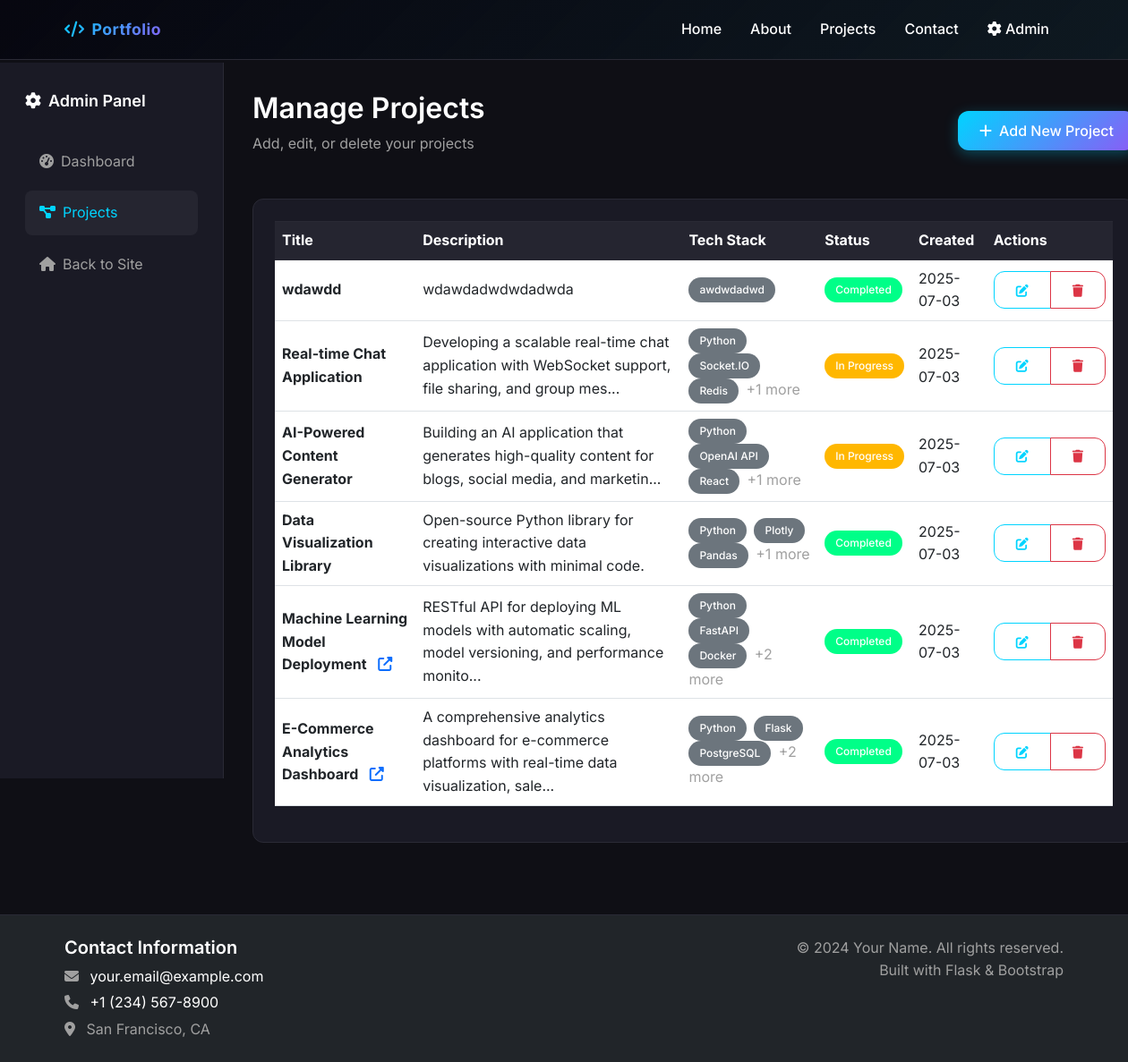
The page /admin/projects (signed in) on the database its author committed.
### models.py (models this page shows, shortened)
class Project(db.Model):
    id = db.Column(db.Integer, primary_key=True)
    title = db.Column(db.String(200), nullable=False)
    description = db.Column(Text, nullable=False)
    tech_stack = db.Column(db.String(500), nullable=False)
    github_url = db.Column(db.String(500))
    live_url = db.Column(db.String(500))
    image_url = db.Column(db.String(500))
    is_completed = db.Column(db.Boolean, default=True)
    created_at = db.Column(db.DateTime, default=datetime.utcnow)
    updated_at = db.Column(db.DateTime, default=datetime.utcnow, onupdate=datetime.utcnow)

### routes.py (the view)
    def wrapper(*args, **kwargs):
        if not check_admin_auth():
            return redirect(url_for('main.login'))
        return f(*args, **kwargs)

### routes.py (called while the page is built)
def check_admin_auth():
    return session.get('admin_logged_in', False)

def require_admin_auth(f):
    def wrapper(*args, **kwargs):
        if not check_admin_auth():
            return redirect(url_for('main.login'))
        return f(*args, **kwargs)
    wrapper.__name__ = f.__name__
    return wrapper

@main_bp.route('/admin/projects')
@require_admin_auth
def admin_projects():
    projects = Project.query.order_by(Project.created_at.desc()).all()
    return render_template('admin/projects.html', projects=projects)

### templates/admin/projects.html (shortened to what this page needs)
{% extends "base.html" %}
{% block content %}
<div class="admin-container">
    <div class="container-fluid">
        <div class="row">
            <div class="col-md-3 col-lg-2 admin-sidebar">
                <div class="sidebar-content">
                    <h5 class="sidebar-title">
                        <i class="fas fa-cog me-2"></i>Admin Panel
                    </h5>
                    <ul class="nav flex-column">
                        <li class="nav-item">
                            <a class="nav-link" href="{{ url_for('main.admin_dashboard') }}">
                                <i class="fas fa-tachometer-alt me-2"></i>Dashboard
                            </a>
                        </li>
                        <li class="nav-item">
                            <a class="nav-link active" href="{{ url_for('main.admin_projects') }}">
                                <i class="fas fa-project-diagram me-2"></i>Projects
                            </a>
                        </li>
                        <li class="nav-item">
                            <a class="nav-link" href="{{ url_for('main.index') }}">
                                <i class="fas fa-home me-2"></i>Back to Site
                            </a>
                        </li>
                    </ul>
                </div>
            </div>
            <div class="col-md-9 col-lg-10 admin-main">
                <div class="admin-header">
                    <div class="d-flex justify-content-between align-items-center">
                        <div>
                            <h1>Manage Projects</h1>
                            <p class="text-muted">Add, edit, or delete your projects</p>
                        </div>
                        <a href="{{ url_for('main.add_project') }}" class="btn btn-primary">
                            <i class="fas fa-plus me-2"></i>Add New Project
                        </a>
                    </div>
                </div>
                <div class="card">
                    <div class="card-body">
                        {% if projects %}
                        <div class="table-responsive">
                            <table class="table table-hover">
                                <thead>
                                    <tr>
                                        <th>Title</th>
                                        <th>Description</th>
                                        <th>Tech Stack</th>
                                        <th>Status</th>
                                        <th>Created</th>
                                        <th>Actions</th>
                                    </tr>
                                </thead>
                                <tbody>
                                    {% for project in projects %}
                                    <tr>
                                        <td>
                                            <strong>{{ project.title }}</strong>
                                            {% if project.live_url %}
                                                <a href="{{ project.live_url }}" target="_blank" class="ms-2">
                                                    <i class="fas fa-external-link-alt"></i>
                                                </a>
                                            {% endif %}
                                        </td>
                                        <td>{{ project.description[:100] }}{% if project.description|length > 100 %}...{% endif %}</td>
                                        <td>
                                            {% for tech in project.tech_stack.split(',')[:3] %}
                                                <span class="badge bg-secondary me-1">{{ tech.strip() }}</span>
                                            {% endfor %}
                                            {% if project.tech_stack.split(',')|length > 3 %}
                                                <span class="text-muted">+{{ project.tech_stack.split(',')|length - 3 }} more</span>
                                            {% endif %}
                                        </td>
                                        <td>
                                            {% if project.is_completed %}
                                                <span class="badge bg-success">Completed</span>
                                            {% else %}
                                                <span class="badge bg-warning">In Progress</span>
                                            {% endif %}
                                        </td>
                                        <td>{{ project.created_at.strftime('%Y-%m-%d') }}</td>
                                        <td>
                                            <div class="btn-group btn-group-sm">
                                                <a href="{{ url_for('main.edit_project', id=project.id) }}"
                                                   class="btn btn-outline-primary">
                                                    <i class="fas fa-edit"></i>
                                                </a>
                                                <button type="button" class="btn btn-outline-danger"
                                                        onclick="confirmDelete({{ project.id }}, '{{ project.title }}')">
                                                    <i class="fas fa-trash"></i>
                                                </button>
                                            </div>
                                        </td>
                                    </tr>
                                    {% endfor %}
                                </tbody>
                            </table>
                        </div>
                        {% endif %}
                    </div>
                </div>
            </div>
        </div>
    </div>
</div>
{% endblock %}

### templates/base.html (shortened to what this page needs)
<!DOCTYPE html>
<html lang="en">
<head>
    <link href="https://cdn.jsdelivr.net/npm/bootstrap@5.3.0/dist/css/bootstrap.min.css" rel="stylesheet">
    <link rel="stylesheet" href="https://cdnjs.cloudflare.com/ajax/libs/font-awesome/6.4.0/css/all.min.css">
    <link rel="stylesheet" href="{{ url_for('static', filename='css/style.css') }}">
</head>
<body>
    <nav class="navbar navbar-expand-lg navbar-dark bg-dark fixed-top">
        <div class="container">
            <a class="navbar-brand fw-bold" href="{{ url_for('main.index') }}">
                <i class="fas fa-code me-2"></i>Portfolio
            </a>
            <div class="collapse navbar-collapse" id="navbarNav">
                <ul class="navbar-nav ms-auto">
                    <li class="nav-item">
                        <a class="nav-link" href="{{ url_for('main.index') }}#home">Home</a>
                    </li>
                    <li class="nav-item">
                        <a class="nav-link" href="{{ url_for('main.index') }}#about">About</a>
                    </li>
                    <li class="nav-item">
                        <a class="nav-link" href="{{ url_for('main.index') }}#projects">Projects</a>
                    </li>
                    <li class="nav-item">
                        <a class="nav-link" href="{{ url_for('main.index') }}#contact">Contact</a>
                    </li>
                    <li class="nav-item">
                        <a class="nav-link" href="{{ url_for('main.admin_dashboard') }}">
                            <i class="fas fa-cog"></i> Admin
                        </a>
                    </li>
                </ul>
            </div>
        </div>
    </nav>
    <main>
        {% block content %}{% endblock %}
    </main>
    <footer class="bg-dark text-light py-4 mt-5">
        <div class="container">
            <div class="row">
                <div class="col-md-6">
                    <h5>Contact Information</h5>
                    <p class="mb-1">
                        <i class="fas fa-envelope me-2"></i>
                        <a href="mailto:your.email@example.com" class="text-light">your.email@example.com</a>
                    </p>
                    <p class="mb-1">
                        <i class="fas fa-phone me-2"></i>
                        <a href="tel:+1234567890" class="text-light">+1 (234) 567-8900</a>
                    </p>
                    <p class="mb-0">
                        <i class="fas fa-map-marker-alt me-2"></i>
                        San Francisco, CA
                    </p>
                </div>
                <div class="col-md-6 text-md-end">
                    <p class="mb-0">&copy; 2024 Your Name. All rights reserved.</p>
                    <p class="mb-0">Built with Flask & Bootstrap</p>
                </div>
            </div>
        </div>
    </footer>
</body>
</html>

### static/css/style.css (style rules this page uses)
:root { --primary-color: #00d4ff; --secondary-color: #6c757d; --success-color: #00ff88; --warning-color: #ffb700; --danger-color: #ff4757; --info-color: #7c4dff; --light-color: #f8f9fa; --dark-color: #343a40; --bg-dark: #0f0f15; --bg-darker: #070710; --text-light: #ffffff; --text-muted: #a0a0a0; --border-color: #2a2a35; --card-bg: #1a1a25; --hover-bg: #252530; --accent-purple: #8b5cf6; --accent-pink: #ec4899; --accent-green: #10b981; --accent-orange: #f59e0b; }
* { margin: 0; padding: 0; box-sizing: border-box; }
body { font-family: 'Inter', -apple-system, BlinkMacSystemFont, 'Segoe UI', Roboto, sans-serif; line-height: 1.6; color: var(--text-light); background-color: var(--bg-dark); padding-top: 70px; }
h1, h2, h3, h4, h5, h6 { font-weight: 600; color: var(--text-light); }
p { color: var(--text-muted); margin-bottom: 1rem; }
.navbar { background: linear-gradient(135deg, var(--bg-darker) 0%, rgba(0, 212, 255, 0.05) 100%) !important; border-bottom: 1px solid var(--border-color); backdrop-filter: blur(20px); padding: 0.75rem 0; }
.navbar-brand { font-size: 1.1rem; font-weight: 600; background: linear-gradient(135deg, var(--primary-color), var(--accent-purple)); -webkit-background-clip: text; -webkit-text-fill-color: transparent; background-clip: text; letter-spacing: 0.5px; }
.navbar-nav .nav-link { font-weight: 500; color: var(--text-light) !important; transition: color 0.3s ease; padding: 0.5rem 1rem !important; }
footer { background-color: var(--bg-darker) !important; border-top: 1px solid var(--border-color); }
footer a { color: var(--text-light) !important; text-decoration: none; transition: color 0.3s ease; }
.admin-container { min-height: 100vh; background-color: var(--bg-dark); }
.admin-sidebar { background-color: var(--card-bg); border-right: 1px solid var(--border-color); min-height: 100vh; position: fixed; left: 0; top: 70px; width: 250px; overflow-y: auto; transition: transform 0.3s ease; z-index: 1040; }
.admin-main { margin-left: 250px; padding: 2rem; }
.sidebar-content { padding: 2rem 1rem; }
.sidebar-title { color: var(--text-light); margin-bottom: 2rem; font-size: 1.125rem; }
.admin-sidebar .nav-link { color: var(--text-muted); padding: 0.75rem 1rem; border-radius: 8px; margin-bottom: 0.5rem; transition: all 0.3s ease; }
.admin-sidebar .nav-link:hover, .admin-sidebar .nav-link.active { background-color: var(--hover-bg); color: var(--primary-color); }
.admin-header { margin-bottom: 2rem; }
.admin-header h1 { font-size: 2rem; color: var(--text-light); margin-bottom: 0.5rem; }
.card { background-color: var(--card-bg); border: 1px solid var(--border-color); border-radius: 12px; }
.card-body { padding: 1.5rem; }
.table { color: var(--text-light); }
.table thead th { background-color: var(--hover-bg); color: var(--text-light); border-bottom: 1px solid var(--border-color); }
.table td, .table th { border-top: 1px solid var(--border-color); vertical-align: middle; }
.btn { border-radius: 12px; font-weight: 500; transition: all 0.3s ease; padding: 0.6rem 1.5rem; }
.btn-primary { background: linear-gradient(135deg, var(--primary-color), var(--accent-purple)); border: none; box-shadow: 0 4px 15px rgba(0, 212, 255, 0.3); }
.btn-outline-primary { border-color: var(--primary-color); color: var(--primary-color); }
.badge { font-weight: 500; padding: 0.5rem 0.75rem; border-radius: 20px; }
html { scroll-behavior: smooth; }
.loading { opacity: 0; animation: fadeIn 0.5s ease-in-out forwards; }
.text-light { color: var(--text-light) !important; }
.text-muted { color: var(--text-muted) !important; }
.bg-success { background-color: var(--success-color) !important; }
.bg-warning { background-color: var(--warning-color) !important; }

### rows shown on the page
Project: title "wdawdd", description "wdawdadwdwdadwda", strip "awdwdadwd", is_completed "Completed", created_at "2025-07-03"
Project: title "Real-time Chat Application", description "Developing a scalable real-time chat application with WebSocket support, file sharing, and group mes", strip "Python" "Socket.IO" "Redis", tech_stack.split|length "1", is_completed "In Progress", created_at "2025-07-03"
Project: title "AI-Powered Content Generator", description "Building an AI application that generates high-quality content for blogs, social media, and marketin", strip "Python" "OpenAI API" "React", tech_stack.split|length "1", is_completed "In Progress", created_at "2025-07-03"
Project: title "Data Visualization Library", description "Open-source Python library for creating interactive data visualizations with minimal code.", strip "Python" "Plotly" "Pandas", tech_stack.split|length "1", is_completed "Completed", created_at "2025-07-03"
Project: title "Machine Learning Model Deployment", description "RESTful API for deploying ML models with automatic scaling, model versioning, and performance monito", strip "Python" "FastAPI" "Docker", tech_stack.split|length "2", is_completed "Completed", created_at "2025-07-03"
Project: title "E-Commerce Analytics Dashboard", description "A comprehensive analytics dashboard for e-commerce platforms with real-time data visualization, sale", strip "Python" "Flask" "PostgreSQL", tech_stack.split|length "2", is_completed "Completed", created_at "2025-07-03"
